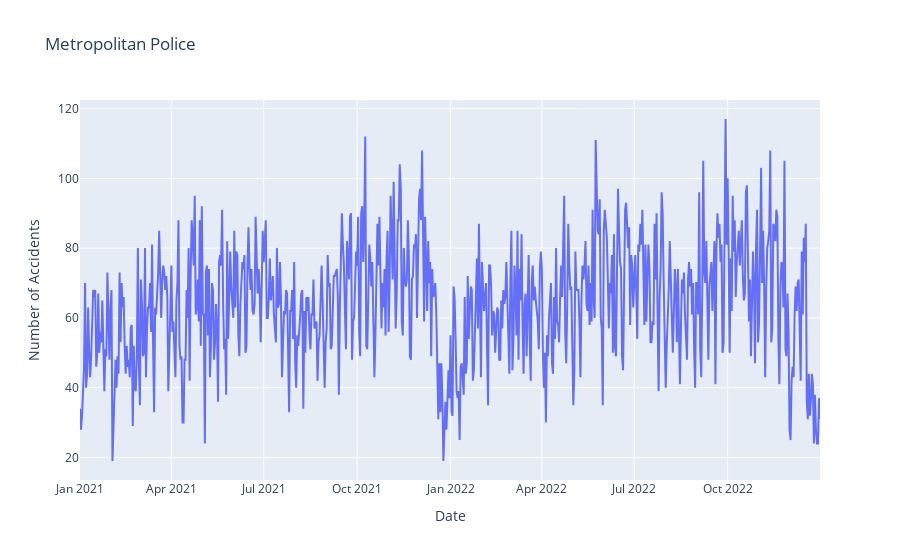

This figure's notebook cell:
### Code cell
df_mp = df_ta[df_ta["Police_Force"] == "Metropolitan Police"]
df_mp["Accident Date"] = pd.to_datetime(df_mp["Accident Date"])
df_mp_dayly_count = df_mp.groupby("Accident Date").count()["Accident_Index"]

df_mp_dayly_count = df_mp_dayly_count.reset_index().rename({"Accident_Index": "counts"}, axis=1)
fig = px.line(
    df_mp_dayly_count,
    x='Accident Date',
    y='counts',
    title='Metropolitan Police',
    labels={'Accident Date': 'Date', 'counts': 'Number of Accidents'}  # 自定义标签
)

# 显示图形
fig.show()

### Figure 1 — Plotly figure (JSON) as saved in the notebook; plotly's stock layout.template omitted (floating-point values rounded to 4 significant figures; data arrays with more than 128 entries replaced by an {"elided": "..."} marker saying what was removed)
{"data": [{"hovertemplate": "Date=%{x}<br>Number of Accidents=%{y}<extra></extra>", "legendgroup": "", "line": {"color": "#636efa", "dash": "solid"}, "marker": {"symbol": "circle"}, "mode": "lines", "name": "", "orientation": "v", "showlegend": false, "type": "scatter", "x": {"elided": "730 str values"}, "xaxis": "x", "y": {"elided": "730 int values"}, "yaxis": "y"}], "layout": {"legend": {"tracegroupgap": 0}, "title": {"text": "Metropolitan Police"}, "xaxis": {"anchor": "y", "domain": [0, 1], "title": {"text": "Date"}}, "yaxis": {"anchor": "x", "domain": [0, 1], "title": {"text": "Number of Accidents"}}}}
